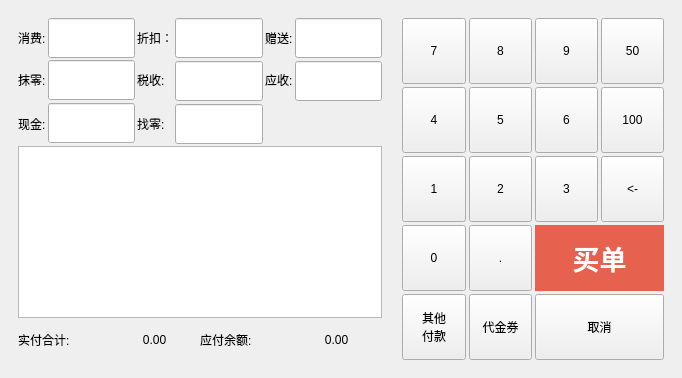
<?xml version="1.0" encoding="UTF-8"?>
<ui version="4.0">
 <class>waimai_pay</class>
 <widget class="QDialog" name="waimai_pay">
  <property name="geometry">
   <rect>
    <x>0</x>
    <y>0</y>
    <width>641</width>
    <height>378</height>
   </rect>
  </property>
  <property name="windowTitle">
   <string>Dialog</string>
  </property>
  <layout class="QVBoxLayout" name="verticalLayout_2">
   <property name="spacing">
    <number>6</number>
   </property>
   <property name="leftMargin">
    <number>9</number>
   </property>
   <property name="topMargin">
    <number>9</number>
   </property>
   <property name="rightMargin">
    <number>9</number>
   </property>
   <property name="bottomMargin">
    <number>9</number>
   </property>
   <item>
    <layout class="QHBoxLayout" name="horizontalLayout_2" stretch="0,0">
     <property name="spacing">
      <number>2</number>
     </property>
     <property name="leftMargin">
      <number>0</number>
     </property>
     <property name="rightMargin">
      <number>0</number>
     </property>
     <property name="bottomMargin">
      <number>0</number>
     </property>
     <item>
      <widget class="QFrame" name="frame">
       <property name="maximumSize">
        <size>
         <width>400</width>
         <height>16777215</height>
        </size>
       </property>
       <layout class="QVBoxLayout" name="verticalLayout">
        <property name="spacing">
         <number>2</number>
        </property>
        <item>
         <layout class="QGridLayout" name="gridLayout">
          <item row="0" column="0">
           <widget class="QLabel" name="label_2">
            <property name="sizePolicy">
             <sizepolicy hsizetype="Fixed" vsizetype="Fixed">
              <horstretch>0</horstretch>
              <verstretch>0</verstretch>
             </sizepolicy>
            </property>
            <property name="text">
             <string>消费:</string>
            </property>
           </widget>
          </item>
          <item row="0" column="1">
           <widget class="QLineEdit" name="lineEdit">
            <property name="minimumSize">
             <size>
              <width>0</width>
              <height>40</height>
             </size>
            </property>
           </widget>
          </item>
          <item row="0" column="2">
           <widget class="QLabel" name="label_3">
            <property name="sizePolicy">
             <sizepolicy hsizetype="Fixed" vsizetype="Fixed">
              <horstretch>0</horstretch>
              <verstretch>0</verstretch>
             </sizepolicy>
            </property>
            <property name="text">
             <string>折扣：</string>
            </property>
           </widget>
          </item>
          <item row="0" column="3">
           <widget class="QLineEdit" name="lineEdit_2">
            <property name="minimumSize">
             <size>
              <width>0</width>
              <height>40</height>
             </size>
            </property>
           </widget>
          </item>
          <item row="0" column="4">
           <widget class="QLabel" name="label_4">
            <property name="sizePolicy">
             <sizepolicy hsizetype="Fixed" vsizetype="Fixed">
              <horstretch>0</horstretch>
              <verstretch>0</verstretch>
             </sizepolicy>
            </property>
            <property name="text">
             <string>赠送:</string>
            </property>
           </widget>
          </item>
          <item row="0" column="5">
           <widget class="QLineEdit" name="lineEdit_3">
            <property name="minimumSize">
             <size>
              <width>0</width>
              <height>40</height>
             </size>
            </property>
           </widget>
          </item>
          <item row="1" column="0">
           <widget class="QLabel" name="label_7">
            <property name="sizePolicy">
             <sizepolicy hsizetype="Fixed" vsizetype="Fixed">
              <horstretch>0</horstretch>
              <verstretch>0</verstretch>
             </sizepolicy>
            </property>
            <property name="text">
             <string>抹零:</string>
            </property>
           </widget>
          </item>
          <item row="1" column="1">
           <widget class="QLineEdit" name="lineEdit_5">
            <property name="minimumSize">
             <size>
              <width>0</width>
              <height>40</height>
             </size>
            </property>
           </widget>
          </item>
          <item row="1" column="2">
           <widget class="QLabel" name="label_6">
            <property name="sizePolicy">
             <sizepolicy hsizetype="Fixed" vsizetype="Fixed">
              <horstretch>0</horstretch>
              <verstretch>0</verstretch>
             </sizepolicy>
            </property>
            <property name="text">
             <string>税收:</string>
            </property>
           </widget>
          </item>
          <item row="1" column="3" rowspan="2">
           <widget class="QLineEdit" name="lineEdit_6">
            <property name="minimumSize">
             <size>
              <width>0</width>
              <height>40</height>
             </size>
            </property>
           </widget>
          </item>
          <item row="1" column="4">
           <widget class="QLabel" name="label_5">
            <property name="sizePolicy">
             <sizepolicy hsizetype="Fixed" vsizetype="Fixed">
              <horstretch>0</horstretch>
              <verstretch>0</verstretch>
             </sizepolicy>
            </property>
            <property name="text">
             <string>应收:</string>
            </property>
           </widget>
          </item>
          <item row="1" column="5" rowspan="2">
           <widget class="QLineEdit" name="lineEdit_4">
            <property name="minimumSize">
             <size>
              <width>0</width>
              <height>40</height>
             </size>
            </property>
           </widget>
          </item>
          <item row="2" column="1" rowspan="2">
           <widget class="QLineEdit" name="lineEdit_9">
            <property name="minimumSize">
             <size>
              <width>0</width>
              <height>40</height>
             </size>
            </property>
           </widget>
          </item>
          <item row="3" column="0">
           <widget class="QLabel" name="label_9">
            <property name="sizePolicy">
             <sizepolicy hsizetype="Fixed" vsizetype="Fixed">
              <horstretch>0</horstretch>
              <verstretch>0</verstretch>
             </sizepolicy>
            </property>
            <property name="text">
             <string>现金:</string>
            </property>
           </widget>
          </item>
          <item row="3" column="2">
           <widget class="QLabel" name="label_8">
            <property name="sizePolicy">
             <sizepolicy hsizetype="Fixed" vsizetype="Fixed">
              <horstretch>0</horstretch>
              <verstretch>0</verstretch>
             </sizepolicy>
            </property>
            <property name="text">
             <string>找零:</string>
            </property>
           </widget>
          </item>
          <item row="3" column="3">
           <widget class="QLineEdit" name="lineEdit_7">
            <property name="minimumSize">
             <size>
              <width>0</width>
              <height>40</height>
             </size>
            </property>
           </widget>
          </item>
         </layout>
        </item>
        <item>
         <widget class="QTableView" name="tableView">
          <property name="sizePolicy">
           <sizepolicy hsizetype="Expanding" vsizetype="Expanding">
            <horstretch>0</horstretch>
            <verstretch>0</verstretch>
           </sizepolicy>
          </property>
          <property name="minimumSize">
           <size>
            <width>0</width>
            <height>0</height>
           </size>
          </property>
          <property name="maximumSize">
           <size>
            <width>16777215</width>
            <height>16777215</height>
           </size>
          </property>
         </widget>
        </item>
        <item>
         <layout class="QHBoxLayout" name="horizontalLayout">
          <property name="spacing">
           <number>0</number>
          </property>
          <item>
           <widget class="QLabel" name="label_11">
            <property name="sizePolicy">
             <sizepolicy hsizetype="Fixed" vsizetype="Fixed">
              <horstretch>0</horstretch>
              <verstretch>0</verstretch>
             </sizepolicy>
            </property>
            <property name="minimumSize">
             <size>
              <width>91</width>
              <height>40</height>
             </size>
            </property>
            <property name="text">
             <string>实付合计:</string>
            </property>
           </widget>
          </item>
          <item>
           <widget class="QLabel" name="label_12">
            <property name="sizePolicy">
             <sizepolicy hsizetype="Expanding" vsizetype="Fixed">
              <horstretch>0</horstretch>
              <verstretch>0</verstretch>
             </sizepolicy>
            </property>
            <property name="minimumSize">
             <size>
              <width>91</width>
              <height>40</height>
             </size>
            </property>
            <property name="text">
             <string>0.00</string>
            </property>
            <property name="alignment">
             <set>Qt::AlignCenter</set>
            </property>
           </widget>
          </item>
          <item>
           <widget class="QLabel" name="label_13">
            <property name="sizePolicy">
             <sizepolicy hsizetype="Fixed" vsizetype="Fixed">
              <horstretch>0</horstretch>
              <verstretch>0</verstretch>
             </sizepolicy>
            </property>
            <property name="minimumSize">
             <size>
              <width>91</width>
              <height>40</height>
             </size>
            </property>
            <property name="text">
             <string>应付余额:</string>
            </property>
           </widget>
          </item>
          <item>
           <widget class="QLabel" name="label_14">
            <property name="sizePolicy">
             <sizepolicy hsizetype="Expanding" vsizetype="Fixed">
              <horstretch>0</horstretch>
              <verstretch>0</verstretch>
             </sizepolicy>
            </property>
            <property name="minimumSize">
             <size>
              <width>91</width>
              <height>40</height>
             </size>
            </property>
            <property name="text">
             <string>0.00</string>
            </property>
            <property name="alignment">
             <set>Qt::AlignCenter</set>
            </property>
           </widget>
          </item>
         </layout>
        </item>
       </layout>
      </widget>
     </item>
     <item>
      <widget class="QFrame" name="frame_2">
       <property name="maximumSize">
        <size>
         <width>280</width>
         <height>16777215</height>
        </size>
       </property>
       <layout class="QGridLayout" name="gridLayout_2">
        <property name="spacing">
         <number>3</number>
        </property>
        <item row="0" column="1">
         <widget class="QPushButton" name="pushButton_2">
          <property name="sizePolicy">
           <sizepolicy hsizetype="Expanding" vsizetype="Expanding">
            <horstretch>0</horstretch>
            <verstretch>0</verstretch>
           </sizepolicy>
          </property>
          <property name="minimumSize">
           <size>
            <width>0</width>
            <height>0</height>
           </size>
          </property>
          <property name="focusPolicy">
           <enum>Qt::NoFocus</enum>
          </property>
          <property name="text">
           <string>8</string>
          </property>
          <property name="outer_stylesheet" stdset="0">
           <string>pushbutton</string>
          </property>
         </widget>
        </item>
        <item row="1" column="3">
         <widget class="QPushButton" name="pushButton_7">
          <property name="sizePolicy">
           <sizepolicy hsizetype="Expanding" vsizetype="Expanding">
            <horstretch>0</horstretch>
            <verstretch>0</verstretch>
           </sizepolicy>
          </property>
          <property name="minimumSize">
           <size>
            <width>0</width>
            <height>0</height>
           </size>
          </property>
          <property name="focusPolicy">
           <enum>Qt::NoFocus</enum>
          </property>
          <property name="text">
           <string>100</string>
          </property>
          <property name="outer_stylesheet" stdset="0">
           <string>pushbutton</string>
          </property>
         </widget>
        </item>
        <item row="0" column="0">
         <widget class="QPushButton" name="pushButton">
          <property name="sizePolicy">
           <sizepolicy hsizetype="Expanding" vsizetype="Expanding">
            <horstretch>0</horstretch>
            <verstretch>0</verstretch>
           </sizepolicy>
          </property>
          <property name="minimumSize">
           <size>
            <width>0</width>
            <height>0</height>
           </size>
          </property>
          <property name="focusPolicy">
           <enum>Qt::NoFocus</enum>
          </property>
          <property name="text">
           <string>7</string>
          </property>
          <property name="outer_stylesheet" stdset="0">
           <string>pushbutton</string>
          </property>
         </widget>
        </item>
        <item row="2" column="3">
         <widget class="QPushButton" name="pushButton_11">
          <property name="sizePolicy">
           <sizepolicy hsizetype="Expanding" vsizetype="Expanding">
            <horstretch>0</horstretch>
            <verstretch>0</verstretch>
           </sizepolicy>
          </property>
          <property name="minimumSize">
           <size>
            <width>0</width>
            <height>0</height>
           </size>
          </property>
          <property name="focusPolicy">
           <enum>Qt::NoFocus</enum>
          </property>
          <property name="text">
           <string>&lt;-</string>
          </property>
          <property name="outer_stylesheet" stdset="0">
           <string>pushbutton</string>
          </property>
         </widget>
        </item>
        <item row="3" column="1">
         <widget class="QPushButton" name="pushButton_16">
          <property name="sizePolicy">
           <sizepolicy hsizetype="Expanding" vsizetype="Expanding">
            <horstretch>0</horstretch>
            <verstretch>0</verstretch>
           </sizepolicy>
          </property>
          <property name="minimumSize">
           <size>
            <width>0</width>
            <height>0</height>
           </size>
          </property>
          <property name="focusPolicy">
           <enum>Qt::NoFocus</enum>
          </property>
          <property name="text">
           <string>.</string>
          </property>
          <property name="outer_stylesheet" stdset="0">
           <string>pushbutton</string>
          </property>
         </widget>
        </item>
        <item row="1" column="1">
         <widget class="QPushButton" name="pushButton_8">
          <property name="sizePolicy">
           <sizepolicy hsizetype="Expanding" vsizetype="Expanding">
            <horstretch>0</horstretch>
            <verstretch>0</verstretch>
           </sizepolicy>
          </property>
          <property name="minimumSize">
           <size>
            <width>0</width>
            <height>0</height>
           </size>
          </property>
          <property name="focusPolicy">
           <enum>Qt::NoFocus</enum>
          </property>
          <property name="text">
           <string>5</string>
          </property>
          <property name="outer_stylesheet" stdset="0">
           <string>pushbutton</string>
          </property>
         </widget>
        </item>
        <item row="0" column="3">
         <widget class="QPushButton" name="pushButton_4">
          <property name="sizePolicy">
           <sizepolicy hsizetype="Expanding" vsizetype="Expanding">
            <horstretch>0</horstretch>
            <verstretch>0</verstretch>
           </sizepolicy>
          </property>
          <property name="minimumSize">
           <size>
            <width>0</width>
            <height>0</height>
           </size>
          </property>
          <property name="focusPolicy">
           <enum>Qt::NoFocus</enum>
          </property>
          <property name="text">
           <string>50</string>
          </property>
          <property name="outer_stylesheet" stdset="0">
           <string>pushbutton</string>
          </property>
         </widget>
        </item>
        <item row="2" column="0">
         <widget class="QPushButton" name="pushButton_10">
          <property name="sizePolicy">
           <sizepolicy hsizetype="Expanding" vsizetype="Expanding">
            <horstretch>0</horstretch>
            <verstretch>0</verstretch>
           </sizepolicy>
          </property>
          <property name="minimumSize">
           <size>
            <width>0</width>
            <height>0</height>
           </size>
          </property>
          <property name="focusPolicy">
           <enum>Qt::NoFocus</enum>
          </property>
          <property name="text">
           <string>1</string>
          </property>
          <property name="outer_stylesheet" stdset="0">
           <string>pushbutton</string>
          </property>
         </widget>
        </item>
        <item row="2" column="1">
         <widget class="QPushButton" name="pushButton_12">
          <property name="sizePolicy">
           <sizepolicy hsizetype="Expanding" vsizetype="Expanding">
            <horstretch>0</horstretch>
            <verstretch>0</verstretch>
           </sizepolicy>
          </property>
          <property name="minimumSize">
           <size>
            <width>0</width>
            <height>0</height>
           </size>
          </property>
          <property name="focusPolicy">
           <enum>Qt::NoFocus</enum>
          </property>
          <property name="text">
           <string>2</string>
          </property>
          <property name="outer_stylesheet" stdset="0">
           <string>pushbutton</string>
          </property>
         </widget>
        </item>
        <item row="4" column="1">
         <widget class="QPushButton" name="pushButton_19">
          <property name="sizePolicy">
           <sizepolicy hsizetype="Expanding" vsizetype="Expanding">
            <horstretch>0</horstretch>
            <verstretch>0</verstretch>
           </sizepolicy>
          </property>
          <property name="minimumSize">
           <size>
            <width>0</width>
            <height>0</height>
           </size>
          </property>
          <property name="focusPolicy">
           <enum>Qt::NoFocus</enum>
          </property>
          <property name="text">
           <string>代金券</string>
          </property>
          <property name="outer_stylesheet" stdset="0">
           <string>pushbutton_bottom</string>
          </property>
         </widget>
        </item>
        <item row="0" column="2">
         <widget class="QPushButton" name="pushButton_3">
          <property name="sizePolicy">
           <sizepolicy hsizetype="Expanding" vsizetype="Expanding">
            <horstretch>0</horstretch>
            <verstretch>0</verstretch>
           </sizepolicy>
          </property>
          <property name="minimumSize">
           <size>
            <width>0</width>
            <height>0</height>
           </size>
          </property>
          <property name="focusPolicy">
           <enum>Qt::NoFocus</enum>
          </property>
          <property name="text">
           <string>9</string>
          </property>
          <property name="outer_stylesheet" stdset="0">
           <string>pushbutton</string>
          </property>
         </widget>
        </item>
        <item row="1" column="0">
         <widget class="QPushButton" name="pushButton_6">
          <property name="sizePolicy">
           <sizepolicy hsizetype="Expanding" vsizetype="Expanding">
            <horstretch>0</horstretch>
            <verstretch>0</verstretch>
           </sizepolicy>
          </property>
          <property name="minimumSize">
           <size>
            <width>0</width>
            <height>0</height>
           </size>
          </property>
          <property name="focusPolicy">
           <enum>Qt::NoFocus</enum>
          </property>
          <property name="text">
           <string>4</string>
          </property>
          <property name="outer_stylesheet" stdset="0">
           <string>pushbutton</string>
          </property>
         </widget>
        </item>
        <item row="2" column="2">
         <widget class="QPushButton" name="pushButton_9">
          <property name="sizePolicy">
           <sizepolicy hsizetype="Expanding" vsizetype="Expanding">
            <horstretch>0</horstretch>
            <verstretch>0</verstretch>
           </sizepolicy>
          </property>
          <property name="minimumSize">
           <size>
            <width>0</width>
            <height>0</height>
           </size>
          </property>
          <property name="focusPolicy">
           <enum>Qt::NoFocus</enum>
          </property>
          <property name="text">
           <string>3</string>
          </property>
          <property name="outer_stylesheet" stdset="0">
           <string>pushbutton</string>
          </property>
         </widget>
        </item>
        <item row="3" column="0">
         <widget class="QPushButton" name="pushButton_14">
          <property name="sizePolicy">
           <sizepolicy hsizetype="Expanding" vsizetype="Expanding">
            <horstretch>0</horstretch>
            <verstretch>0</verstretch>
           </sizepolicy>
          </property>
          <property name="minimumSize">
           <size>
            <width>0</width>
            <height>0</height>
           </size>
          </property>
          <property name="focusPolicy">
           <enum>Qt::NoFocus</enum>
          </property>
          <property name="text">
           <string>0</string>
          </property>
          <property name="outer_stylesheet" stdset="0">
           <string>pushbutton</string>
          </property>
         </widget>
        </item>
        <item row="4" column="0">
         <widget class="QPushButton" name="pushButton_20">
          <property name="sizePolicy">
           <sizepolicy hsizetype="Expanding" vsizetype="Expanding">
            <horstretch>0</horstretch>
            <verstretch>0</verstretch>
           </sizepolicy>
          </property>
          <property name="minimumSize">
           <size>
            <width>0</width>
            <height>0</height>
           </size>
          </property>
          <property name="focusPolicy">
           <enum>Qt::NoFocus</enum>
          </property>
          <property name="text">
           <string>其他
付款</string>
          </property>
          <property name="outer_stylesheet" stdset="0">
           <string>pushbutton_bottom</string>
          </property>
         </widget>
        </item>
        <item row="1" column="2">
         <widget class="QPushButton" name="pushButton_5">
          <property name="sizePolicy">
           <sizepolicy hsizetype="Expanding" vsizetype="Expanding">
            <horstretch>0</horstretch>
            <verstretch>0</verstretch>
           </sizepolicy>
          </property>
          <property name="minimumSize">
           <size>
            <width>0</width>
            <height>0</height>
           </size>
          </property>
          <property name="focusPolicy">
           <enum>Qt::NoFocus</enum>
          </property>
          <property name="text">
           <string>6</string>
          </property>
          <property name="outer_stylesheet" stdset="0">
           <string>pushbutton</string>
          </property>
         </widget>
        </item>
        <item row="3" column="2" colspan="2">
         <widget class="QPushButton" name="pushButton_13">
          <property name="sizePolicy">
           <sizepolicy hsizetype="Expanding" vsizetype="Expanding">
            <horstretch>0</horstretch>
            <verstretch>0</verstretch>
           </sizepolicy>
          </property>
          <property name="minimumSize">
           <size>
            <width>0</width>
            <height>0</height>
           </size>
          </property>
          <property name="focusPolicy">
           <enum>Qt::NoFocus</enum>
          </property>
          <property name="styleSheet">
           <string notr="true">QPushButton{
font:bold 20pt;color:white;border:0px;background:#e7624e;
}
QPushButton:pressed{
background:#dbe3e9;color:#7b7878;
}
</string>
          </property>
          <property name="text">
           <string>买单</string>
          </property>
          <property name="outer_stylesheet" stdset="0">
           <string>pushbutton</string>
          </property>
         </widget>
        </item>
        <item row="4" column="2" colspan="2">
         <widget class="QPushButton" name="pushButton_21">
          <property name="sizePolicy">
           <sizepolicy hsizetype="Expanding" vsizetype="Expanding">
            <horstretch>0</horstretch>
            <verstretch>0</verstretch>
           </sizepolicy>
          </property>
          <property name="minimumSize">
           <size>
            <width>0</width>
            <height>0</height>
           </size>
          </property>
          <property name="focusPolicy">
           <enum>Qt::NoFocus</enum>
          </property>
          <property name="text">
           <string>取消</string>
          </property>
          <property name="outer_stylesheet" stdset="0">
           <string>pushbutton_bottom</string>
          </property>
         </widget>
        </item>
       </layout>
      </widget>
     </item>
    </layout>
   </item>
  </layout>
 </widget>
 <resources/>
 <connections/>
</ui>
